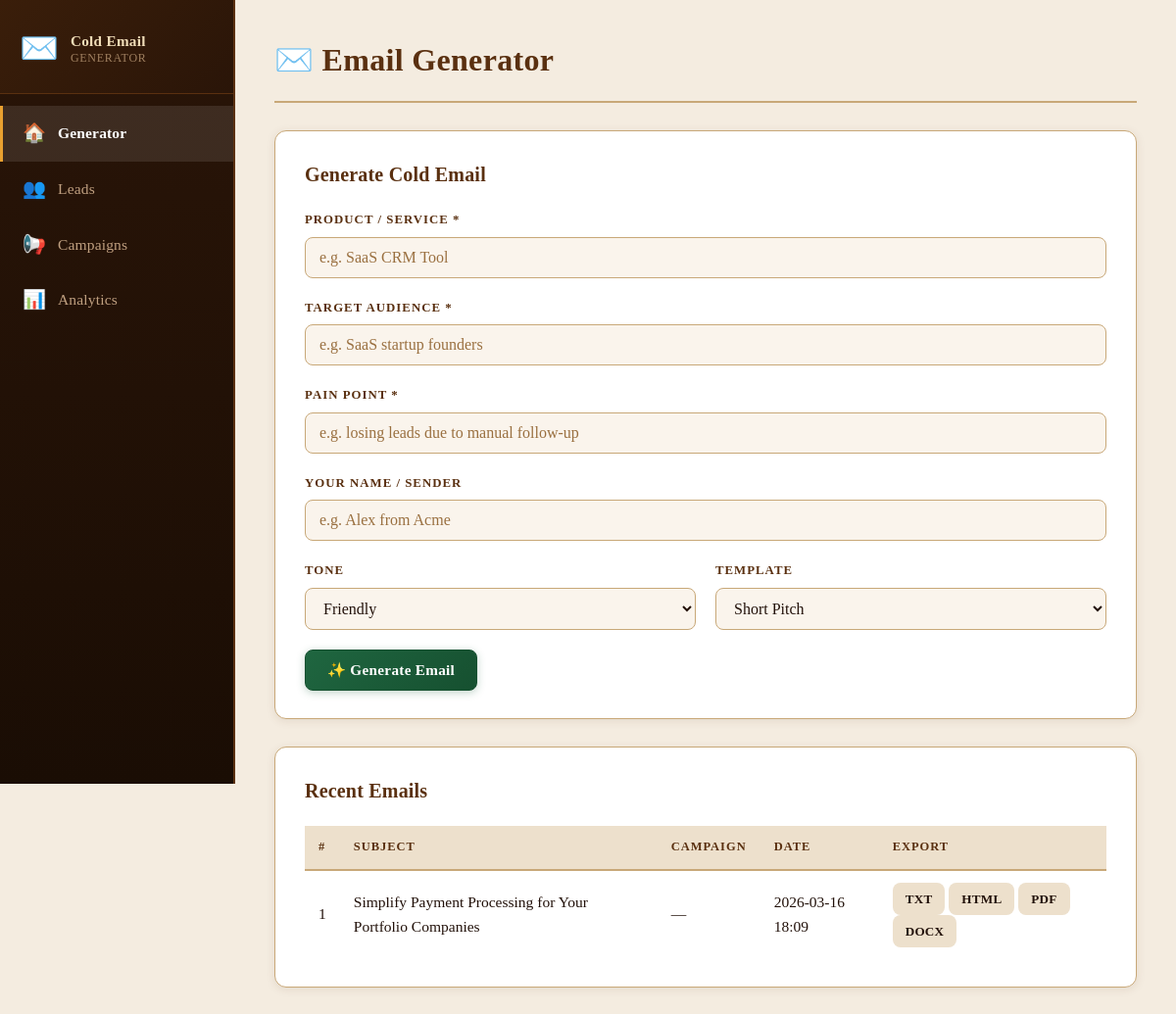
Before: / with the older database file.
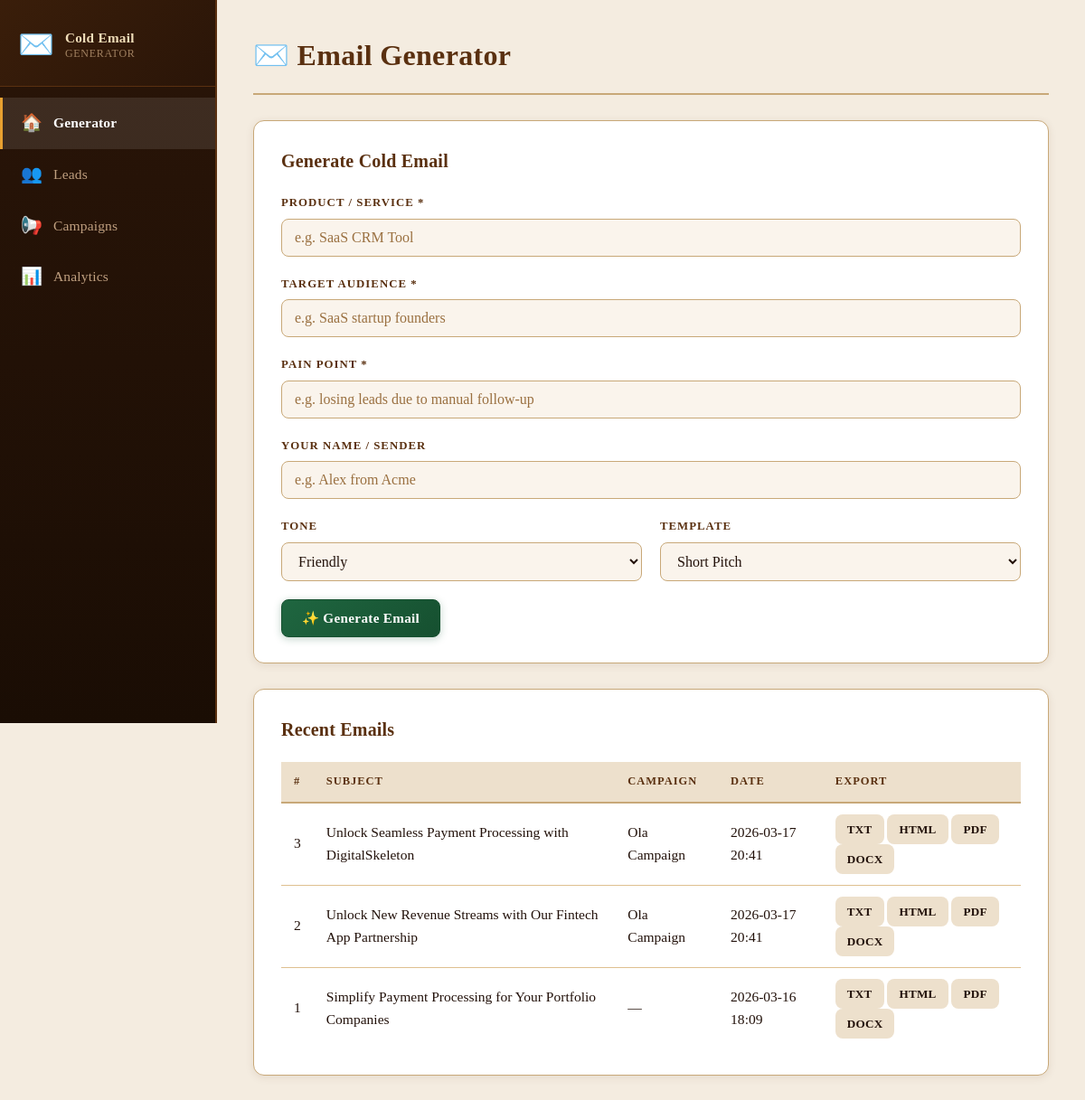
After: the same page with the newer database file.
### tables this page shows
CREATE TABLE emails (
            id          INTEGER PRIMARY KEY AUTOINCREMENT,
            campaign_id INTEGER REFERENCES campaigns(id),
            lead_id     INTEGER REFERENCES leads(id),
            subject     TEXT,
            body        TEXT,
            opened      INTEGER DEFAULT 0,
            replied     INTEGER DEFAULT 0,
            created_at  DATETIME DEFAULT CURRENT_TIMESTAMP
        );

CREATE TABLE campaigns (
            id            INTEGER PRIMARY KEY AUTOINCREMENT,
            name          TEXT NOT NULL,
            product       TEXT NOT NULL,
            template_type TEXT DEFAULT "short_pitch",
            tone          TEXT DEFAULT "friendly",
            sender        TEXT DEFAULT "",
            created_at    DATETIME DEFAULT CURRENT_TIMESTAMP
        , pain_point TEXT DEFAULT "");

### app.py (the view)
@app.route('/')
def index():
    db = get_db()
    emails = db.execute(
        'SELECT e.*, c.name as campaign_name FROM emails e '
        'LEFT JOIN campaigns c ON e.campaign_id = c.id '
        'ORDER BY e.created_at DESC LIMIT 20'
    ).fetchall()
    return render_template('index.html', emails=emails)

### models/db.py (called while the page is built)
def get_db():
    if 'db' not in g:
        g.db = sqlite3.connect(
            config.DATABASE_PATH,
            detect_types=sqlite3.PARSE_DECLTYPES
        )
        g.db.row_factory = sqlite3.Row
        g.db.execute('PRAGMA journal_mode=WAL')
        g.db.execute('PRAGMA foreign_keys=ON')
    return g.db

### templates/index.html (shortened to what this page needs)
{% extends "base.html" %}
{% block page_title %}✉️ Email Generator{% endblock %}
{% block content %}
<div class="gen-grid" id="gen-grid">
  <div class="card">
    <h2 class="card-title">Generate Cold Email</h2>
    <form id="gen-form">
      <div class="form-group">
        <label for="product">Product / Service *</label>
        <input type="text" id="product" name="product" placeholder="e.g. SaaS CRM Tool" required />
      </div>
      <div class="form-group">
        <label for="audience">Target Audience *</label>
        <input type="text" id="audience" name="audience" placeholder="e.g. SaaS startup founders" required />
      </div>
      <div class="form-group">
        <label for="pain_point">Pain Point *</label>
        <input type="text" id="pain_point" name="pain_point" placeholder="e.g. losing leads due to manual follow-up" required />
      </div>
      <div class="form-group">
        <label for="sender">Your Name / Sender</label>
        <input type="text" id="sender" name="sender" placeholder="e.g. Alex from Acme" />
      </div>
      <div class="form-row">
        <div class="form-group">
          <label for="tone">Tone</label>
          <select id="tone" name="tone">
            <option value="friendly">Friendly</option>
          </select>
        </div>
        <div class="form-group">
          <label for="template_type">Template</label>
          <select id="template_type" name="template_type">
            <option value="short_pitch">Short Pitch</option>
          </select>
        </div>
      </div>
      <button type="submit" class="btn btn-primary" id="gen-btn">
        ✨ Generate Email
      </button>
    </form>
  </div>
</div>
{% if emails %}
<div class="card mt-4">
  <h2 class="card-title">Recent Emails</h2>
  <div class="table-wrap">
    <table class="data-table">
      <thead>
        <tr>
          <th>#</th>
          <th>Subject</th>
          <th>Campaign</th>
          <th>Date</th>
          <th>Export</th>
        </tr>
      </thead>
      <tbody>
        {% for e in emails %}
        <tr>
          <td>{{ e.id }}</td>
          <td>{{ e.subject }}</td>
          <td>{{ e.campaign_name or '—' }}</td>
          <td>{{ e.created_at[:16] }}</td>
          <td>
            <a href="/export/{{ e.id }}/txt"  class="btn btn-xs">TXT</a>
            <a href="/export/{{ e.id }}/html" class="btn btn-xs">HTML</a>
            <a href="/export/{{ e.id }}/pdf"  class="btn btn-xs">PDF</a>
            <a href="/export/{{ e.id }}/docx" class="btn btn-xs">DOCX</a>
          </td>
        </tr>
        {% endfor %}
      </tbody>
    </table>
  </div>
</div>
{% endif %}
{% endblock %}

Changed rows visible on the page:
added emails: id "3", subject "Unlock Seamless Payment Processing with DigitalSkeleton", name "Ola Campaign", created_at "2026-03-17 20:41"
added emails: id "2", subject "Unlock New Revenue Streams with Our Fintech App Partnership", name "Ola Campaign", created_at "2026-03-17 20:41"
